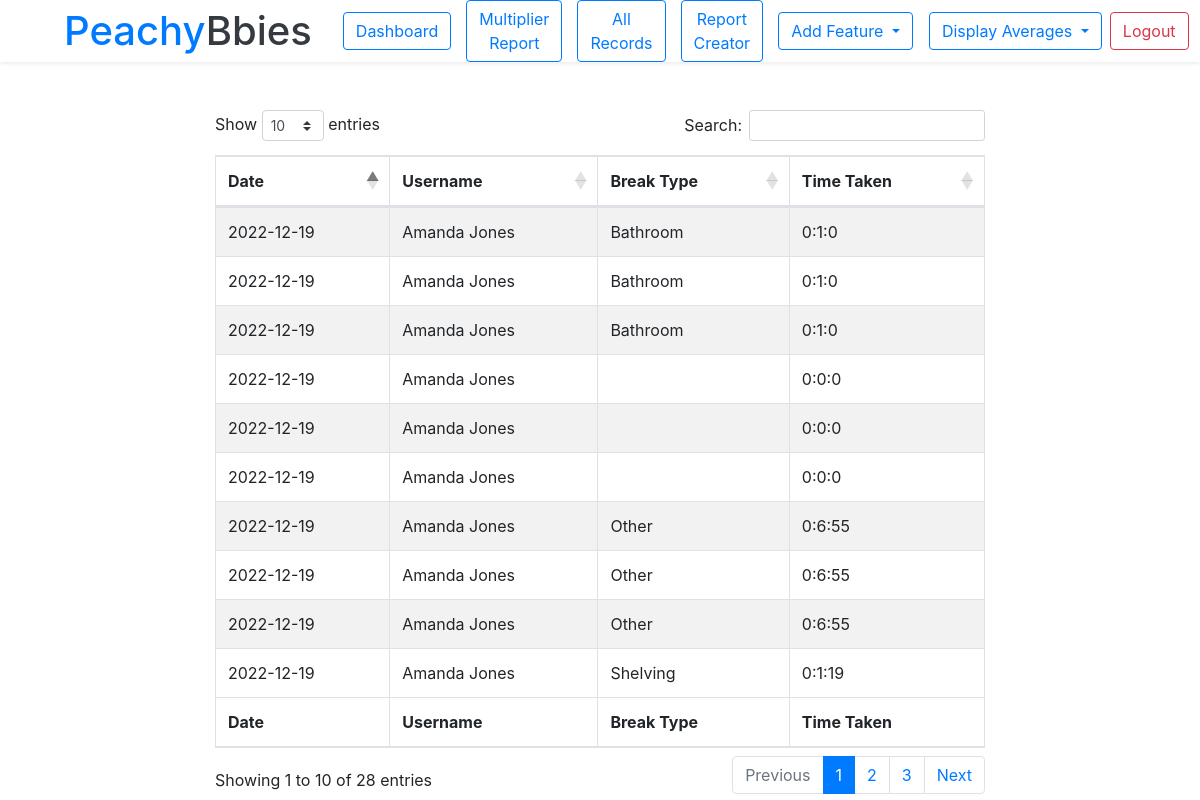
/breaks.php?id=3 (signed in), run on the app's committed database.
### tables this page shows
CREATE TABLE `data` (
  `id` int(11) NOT NULL,
  `date` date NOT NULL,
  `username` int(11) NOT NULL,
  `start_time` varchar(255) NOT NULL,
  `end_time` varchar(255) NOT NULL,
  `total_working_time` varchar(255) NOT NULL,
  `target_working_time` varchar(255) NOT NULL,
  `target_quota` double NOT NULL,
  `actual_quota` double NOT NULL,
  `sku_packed` int(11) NOT NULL
);

CREATE TABLE `employee` (
  `id` int(11) NOT NULL,
  `first_name` varchar(255) NOT NULL,
  `last_name` varchar(255) NOT NULL,
  `join_date` date NOT NULL,
  `hourly_rate` double NOT NULL DEFAULT 1,
  `status` int(11) NOT NULL DEFAULT 0
);

CREATE TABLE `break` (
  `id` int(11) NOT NULL,
  `name` varchar(255) NOT NULL,
  `status` int(11) NOT NULL
);

CREATE TABLE `break_taken` (
  `id` int(11) NOT NULL,
  `date` date NOT NULL,
  `break_id` varchar(11) NOT NULL,
  `employee_id` varchar(11) NOT NULL,
  `time` varchar(255) NOT NULL
);

### breaks.php (the view, shortened to what this page needs)
<!doctype html>
<html lang="en">
<head>
    <?php include('header/header.php'); ?>
</head>
<body>
<?php include('navbar.php') ?>
<div class="container-fluid mt-5">
    <div class="row justify-content-center">
        <div class="col-12 col-md-8 col-sm-12">
            <table id="employee_data" class="table table-striped table-bordered" cellspacing="0" width="100%">
                <thead>
                <tr>
                    <th>Date</th>
                    <th>Username</th>
                    <th>Break Type</th>
                    <th>Time Taken</th>
                </tr>
                </thead>
                <tbody>
                <?php require 'connection.php' ?>
                <?php
                $id = $_GET['id'];
                $sql = "
                        SELECT break.*, break_taken.*, employee.first_name,
                                employee.last_name, slime.slime_name,slime.slime_texture, data.*
                                FROM `data`
                                    JOIN employee ON
                                        employee.id = data.username
                                    JOIN slime ON
                                        slime.id = data.sku_packed
                                    LEFT JOIN break_taken ON
                                        data.username = break_taken.employee_id
                                    LEFT JOIN break ON
                                        break_taken.break_id = break.id
                                    WHERE data.username LIKE '$id';";
                $result = $conn->query($sql);
                if ($result->num_rows > 0) {
                    while($row = $result->fetch_assoc()) {
                        ?>
                        <tr>
                            <td><?php echo $row["date"] ?></td>
                            <td><?php echo $row["first_name"] ." ". $row["last_name"]?></td>
                            <td><?php echo $row["name"] ?></td>
                            <td><?php echo $row["time"] ?></td>
                        </tr>
                        <?php
                    }
                } ?>
                </tbody>
                <tfoot>
                <tr>
                    <th>Date</th>
                    <th>Username</th>
                    <th>Break Type</th>
                    <th>Time Taken</th>
                </tr>
                </tfoot>
            </table>
        </div>
    </div>
</div>
</body>
</html>

### data on the page
data: date "2022-12-19", employee.first_name "Amanda", employee.last_name "Jones", break.name "Bathroom", break_taken.time "0:1:0", break_taken.time "0:0:0", break.name "Other", break_taken.time "0:6:55", break.name "Shelving", break_taken.time "0:1:19"
data: date "2022-12-19", employee.first_name "Amanda", employee.last_name "Jones", break.name "Bathroom", break_taken.time "0:1:0", break_taken.time "0:0:0", break.name "Other", break_taken.time "0:6:55"
data: date "2022-12-19", employee.first_name "Amanda", employee.last_name "Jones", break.name "Bathroom", break_taken.time "0:1:0", break_taken.time "0:0:0", break.name "Other", break_taken.time "0:6:55"
